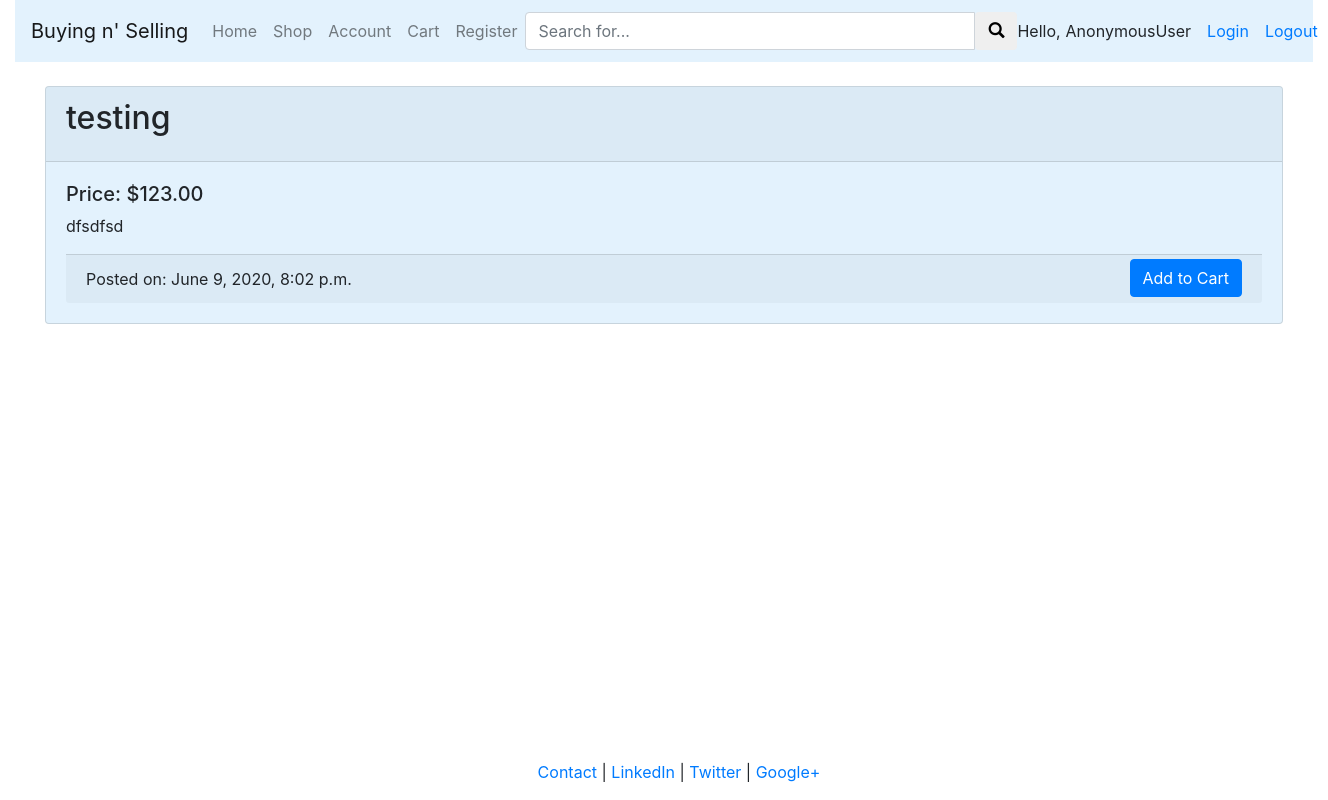
The app's page /post/post-1/, older data.
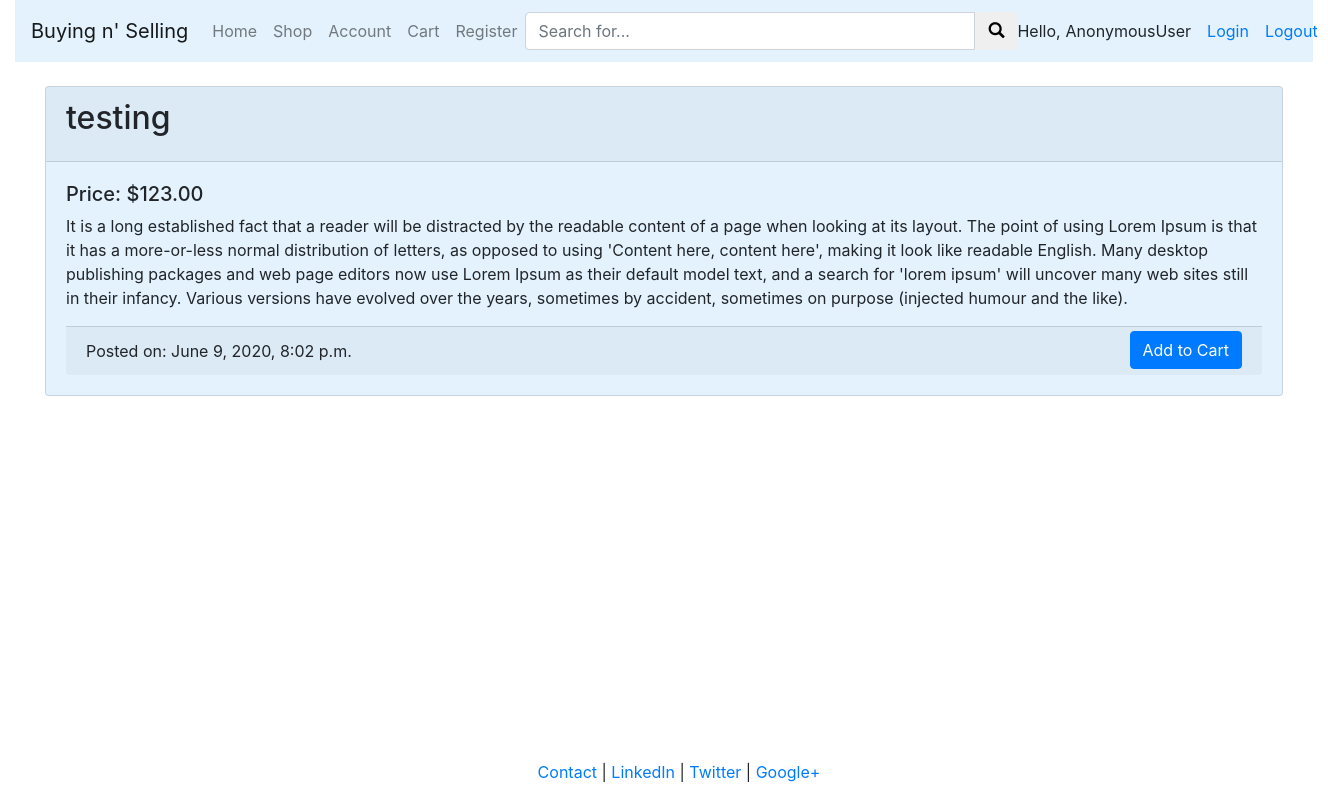
The same page, newer data.
### listings/models.py (models this page shows, shortened)
class Post(models.Model):
    title = models.CharField(max_length=100)
    date = models.DateTimeField()
    price = models.DecimalField(max_digits=8, decimal_places=2)
    description = models.TextField()
    slug = models.SlugField(max_length=100, null=True, blank=True)
    def __str__(self):
        return self.title
    class Meta:
        index_together = ('title', 'slug',)

### listings/views.py (the view)
# urls.py: path('post/<slug:slug>/', views.single, name='single_post')
def single(request, slug):
    try:
        listing = Post.objects.get(slug=slug)
        print(listing)
        context = {'Listing': listing }
        return render(request, 'listings/single.html', context)
    except:
        raise Http404

### listings/templates/listings/single.html
{% extends "user_profile/header.html" %}
{% block content %}
<br>
<div>
    <div class="container-fluid">
        <div class="card" style="background-color: #e3f2fd;">
            <div class="card-header">
                <h2 class="card-title">{{ Listing.title }}</h2>
            </div>
            <div class="card-body">
            <h5>Price: ${{ Listing.price }}  </h5>
            <p class="card-text">{{ Listing.description }} </p>
            <div class="card-footer">Posted on: {{ Listing.date }}
                <a href='{% url "update_cart" Listing.slug %}'>
                <button class="btn btn-primary" style="float:right;text-align:right;margin-left: 80px; margin-top: -8px;">Add to Cart</button>
                </a>
            </div>
            </div>
        </div>
    </div>
    <br>
</div>
{% endblock %}

Row changes from the older to the newer data that the page shows:
changed Post "testing": description "dfsdfsd" → "It is a long established fact that a reader will be distracted by the readable content of a page when looking at its layout. The point of using Lorem Ipsum is that it has a more-or-less normal distribution of letters, as opposed to using 'Content here, content here', making it look like readable English. Many desktop publishing packages and web page editors now use Lorem Ipsum as their default model text, and a search for 'lorem ipsum' will uncover many web sites still in their infancy. Various versions have evolved over the years, sometimes by accident, sometimes on purpose (injected humour and the like)."
